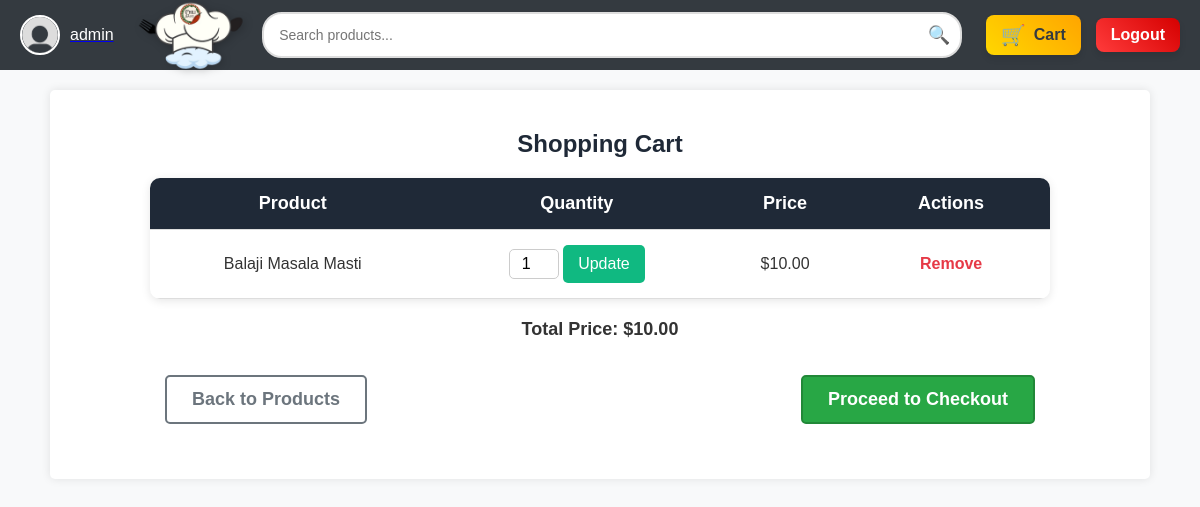
The app's page /cart/ (signed in), older data.
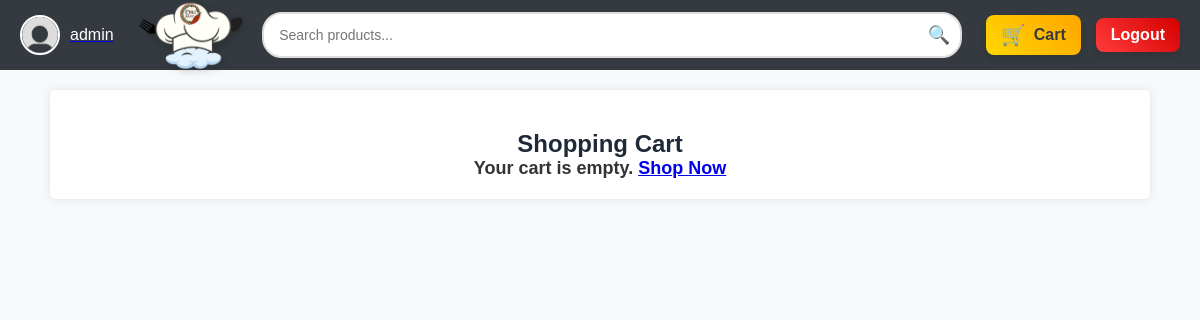
The same page, newer data.
### store/models.py (models this page shows, shortened)
class Cart(models.Model):
    user = models.ForeignKey(User, on_delete=models.CASCADE)
    product = models.ForeignKey(Product, on_delete=models.CASCADE)
    quantity = models.PositiveIntegerField(default=1)

class Product(models.Model):
    name = models.CharField(max_length=200)
    category = models.ForeignKey(Category, on_delete=models.CASCADE, related_name="products")
    price = models.DecimalField(max_digits=10, decimal_places=2)
    description = models.TextField()
    image = models.ImageField(upload_to='products/')

### store/views.py (the view)
# urls.py: path('cart/', cart_view, name='cart'),
@login_required
def cart_view(request):
    cart_items = Cart.objects.filter(user=request.user)
    total_price = sum(item.product.price * item.quantity for item in cart_items)
    return render(request, 'store/cart.html', {'cart_items': cart_items, 'total_price': total_price})

### store/templates/store/cart.html (shortened to what this page needs)
{% extends "store/base.html" %}
{% load static %}
{% block content %}
    <h2>Shopping Cart</h2>
    <link rel="stylesheet" href="{% static 'css/cart.css' %}">
    {% if cart_items %}
        <table>
            <tr>
                <th>Product</th>
                <th>Quantity</th>
                <th>Price</th>
                <th>Actions</th>
            </tr>
            {% for item in cart_items %}
                <tr>
                    <td>{{ item.product.name }}</td>
                    <td>
                        <form action="{% url 'update_cart' item.id %}" method="post">
                            <input type="number" name="quantity" value="{{ item.quantity }}" min="1">
                            <button type="submit">Update</button>
                        </form>
                    </td>
                    <td>${{ item.product.price }}</td>
                    <td>
                        <a href="{% url 'remove_from_cart' item.id %}" class="remove-btn">Remove</a>
                    </td>
                </tr>
            {% endfor %}
        </table>
        <p><strong>Total Price:</strong> ${{ total_price }}</p>
        <div class="cart-buttons">
            <a href="{% url 'product_list' %}" class="back-btn">Back to Products</a>
            <a href="{% url 'checkout' %}" class="checkout-btn">Proceed to Checkout</a>
        </div>
    {% else %}
        <p>Your cart is empty. <a href="{% url 'product_list' %}">Shop Now</a></p>
    {% endif %}
{% endblock %}

### store/templates/store/base.html (shortened to what this page needs)
<!DOCTYPE html>
<html lang="en">
<head>
    {% load static %}
    <link rel="stylesheet" href="{% static 'css/base.css' %}">
</head>
<body>
    <nav class="navbar">
        <div class="nav-left">
            {% if user.is_authenticated %}
                <div class="profile">
                    <img src="{% static 'images/profile.png' %}" alt="Profile" class="profile-img">
                    <a href="{% url 'profile' %}"><span class="username">{{ user.username }}</span></a>
                </div>
            {% endif %}
        </div>
        <div class="nav-center">
            <a href="{% url 'product_list' %}" class="logo-link">
                <img src="{% static 'images/logo.png' %}" alt="Store Logo" class="logo-img">
            </a>
            <form method="GET" action="{% url 'search_results' %}" class="search-form">
                <input type="text" name="q" placeholder="Search products..." required>
                <button type="submit">🔍</button>
            </form>
        </div>
        <div class="nav-right">
            {% if user.is_authenticated %}
                <a href="{% url 'cart' %}" class="cart-btn">
                    <span class="cart-icon">🛒</span> Cart
                </a>
                <form action="{% url 'logout' %}" method="post" class="logout-form">
                    <button type="submit" class="logout-btn">Logout</button>
                </form>
            {% else %}
                <a href="{% url 'signup' %}" class="auth-btn">Signup</a>
                <a href="{% url 'login' %}" class="auth-btn">Login</a>
            {% endif %}
        </div>
    </nav>
    <div class="content">
        {% block content %}
        {% endblock %}
    </div>
</body>
</html>

### store/static/css/base.css (style rules this page uses)
* { margin: 0; padding: 0; box-sizing: border-box; font-family: Arial, sans-serif; }
body { background-color: #f8f9fa; margin: 0; padding: 0; }
.navbar { display: flex; justify-content: space-between; align-items: center; background-color: #343a40; padding: 10px 20px; color: white; height: 70px; }
.nav-left { display: flex; align-items: center; }
.profile { display: flex; align-items: center; }
.profile-img { width: 40px; height: 40px; border-radius: 50%; margin-right: 10px; border: 2px solid white; }
.username { font-size: 16px; color: white; text-decoration: none; }
.nav-center { display: flex; align-items: center; justify-content: center; flex-grow: 1; gap: 15px; }
.logo-link { display: inline-block; }
.logo-img { height: 110px; width: auto; max-width: 180px; object-fit: contain; filter: drop-shadow(2px 2px 4px rgba(0, 0, 0, 0.2)); }
.nav-right { display: flex; align-items: center; gap: 15px; }
.cart-btn { display: flex; align-items: center; justify-content: center; gap: 8px; background: linear-gradient(45deg, #FFD700, #FFA500); color: #343a40; font-size: 16px; font-weight: bold; padding: 8px 15px; border-radius: 8px; text-decoration: none; box-shadow: 0 4px 6px rgba(0, 0, 0, 0.1); transition: background 0.3s ease, transform 0.3s ease, box-shadow 0.3s ease; position: relative; overflow: hidden; }
.cart-icon { font-size: 20px; animation: bounce 1.2s infinite alternate ease-in-out; }
.logout-form { display: inline-block; }
.logout-btn { display: flex; align-items: center; justify-content: center; gap: 8px; background: linear-gradient(45deg, #FF3B3B, #D50000); color: white; font-size: 16px; font-weight: bold; padding: 8px 15px; border-radius: 8px; text-decoration: none; box-shadow: 0 4px 6px rgba(0, 0, 0, 0.1); transition: background 0.3s ease, transform 0.3s ease, box-shadow 0.3s ease; border: none; cursor: pointer; }
.content { max-width: 1100px; margin: 20px auto; padding: 20px; background: white; box-shadow: 0px 0px 10px rgba(0, 0, 0, 0.1); border-radius: 5px; }
.search-form { display: flex; align-items: center; background: white; border: 2px solid #ddd; border-radius: 20px; padding: 5px; width: 700px; transition: all 0.3s ease-in-out; }
.search-form input { border: none; outline: none; padding: 8px 10px; width: 100%; font-size: 14px; border-radius: 20px; }
.search-form button { background: none; border: none; cursor: pointer; font-size: 18px; padding: 5px; transition: transform 0.2s ease; }

### store/static/css/cart.css (style rules this page uses)
body { font-family: 'Poppins', sans-serif; background-color: #f8f9fa; margin: 0; padding: 0; color: #333; }
h2 { text-align: center; color: #1F2937; margin-top: 20px; }
button { background-color: #10B981; color: white; border: none; padding: 10px 15px; border-radius: 5px; cursor: pointer; font-size: 16px; transition: background 0.3s ease-in-out, transform 0.2s ease-in-out; }
p { text-align: center; font-size: 18px; font-weight: bold; }

Row changes from the older to the newer data that the page shows:
removed Cart: product.name "Balaji Masala Masti", quantity "1", product.price "10.00"
Text that changed along with them:
{{ total_price }}: "10.00" → (not shown)
text no longer shown: "Product Quantity Price Actions Total Price: $ Back to Products Proceed to Checkout"
text now shown: "Your cart is empty. Shop Now"
